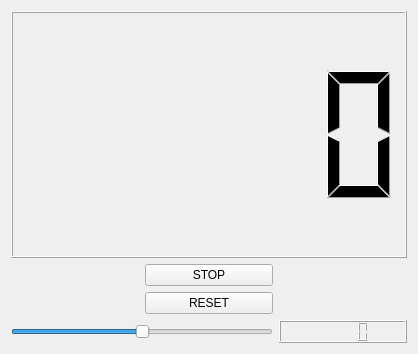
<?xml version="1.0" encoding="UTF-8"?>
<ui version="4.0">
 <class>Counter</class>
 <widget class="QWidget" name="Counter">
  <property name="geometry">
   <rect>
    <x>0</x>
    <y>0</y>
    <width>418</width>
    <height>354</height>
   </rect>
  </property>
  <property name="windowTitle">
   <string>Counter</string>
  </property>
  <layout class="QGridLayout" name="gridLayout_3">
   <item row="6" column="0" colspan="2">
    <widget class="QSlider" name="horizontalSlider">
     <property name="maximum">
      <number>1000</number>
     </property>
     <property name="value">
      <number>500</number>
     </property>
     <property name="orientation">
      <enum>Qt::Horizontal</enum>
     </property>
    </widget>
   </item>
   <item row="3" column="1">
    <widget class="QPushButton" name="stopButton">
     <property name="text">
      <string>STOP</string>
     </property>
    </widget>
   </item>
   <item row="4" column="1">
    <widget class="QPushButton" name="resetButton">
     <property name="text">
      <string>RESET</string>
     </property>
    </widget>
   </item>
   <item row="6" column="2">
    <widget class="QLCDNumber" name="periodo"/>
   </item>
   <item row="0" column="0" colspan="3">
    <widget class="QLCDNumber" name="contador">
     <property name="maximumSize">
      <size>
       <width>16777215</width>
       <height>443</height>
      </size>
     </property>
    </widget>
   </item>
  </layout>
 </widget>
 <resources/>
 <connections/>
</ui>
